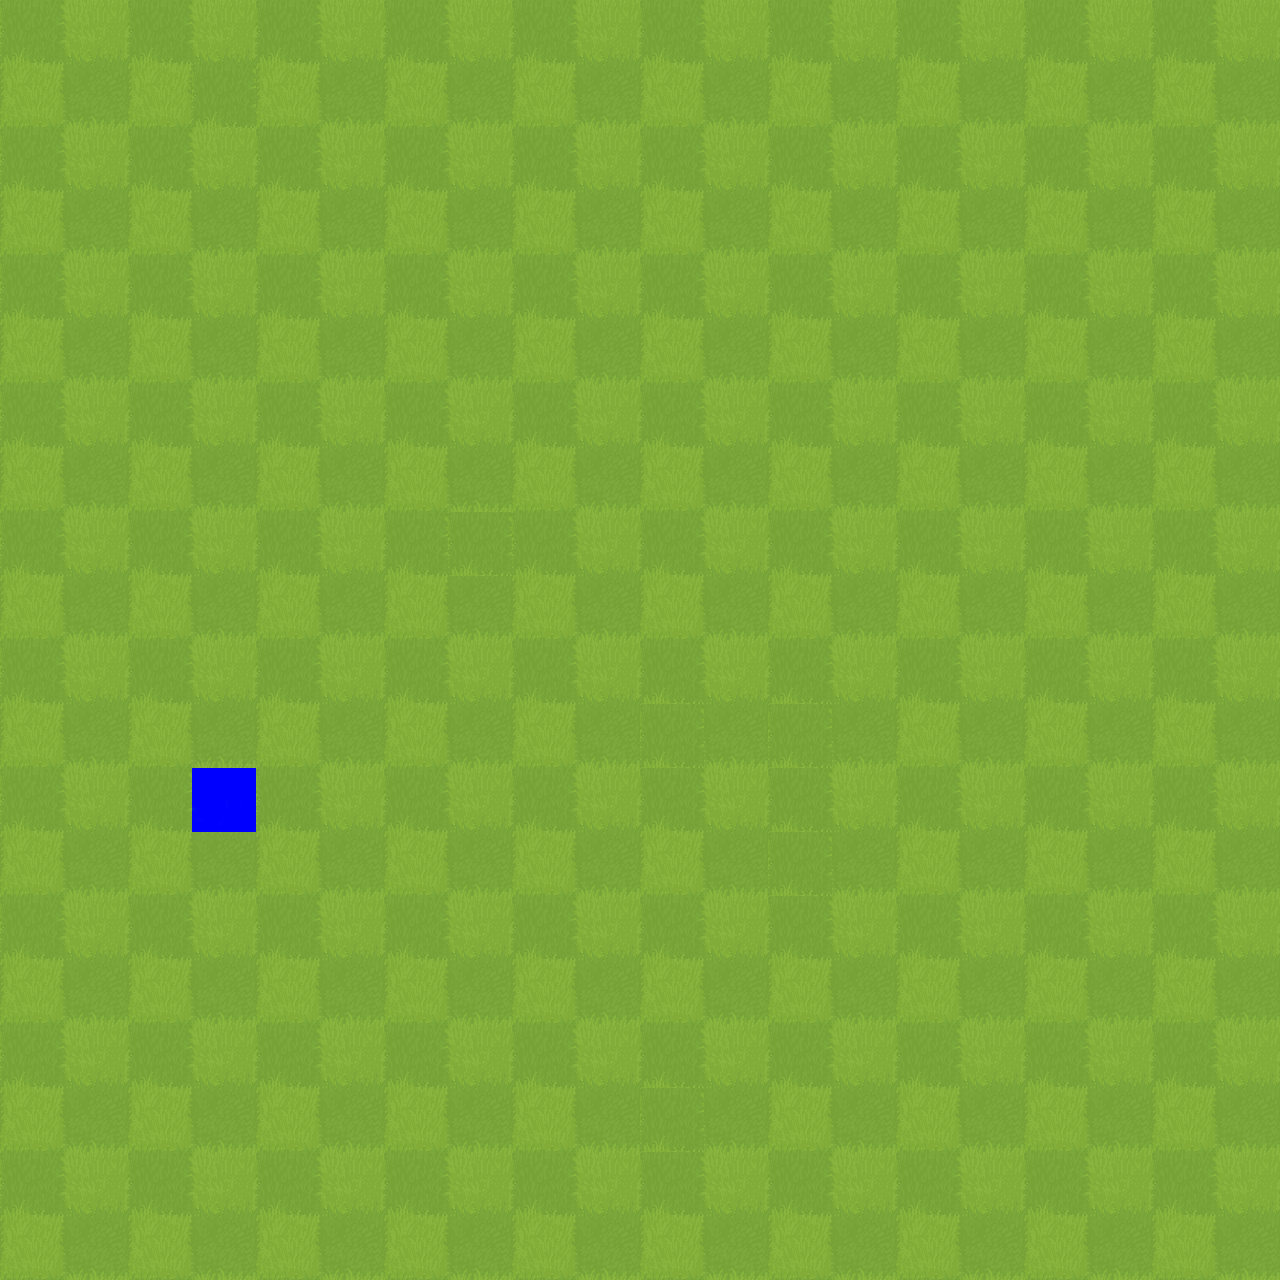

This game map was drawn from its Tiled (.tmx) file and the tilesets committed beside it. A one-line description and the trimmed map source follow:
An orthogonal 20x20 tile map with 64x64 px tiles, 2 tile layers (map, test), 2 tilesets.

<map version="1.0" orientation="orthogonal" renderorder="right-down" width="20" height="20" tilewidth="64" tileheight="64">
 <tileset firstgid="1" name="demoMap_001" tilewidth="64" tileheight="64">
  <image source="demoMap_001.png" width="256" height="256" />
  <terraintypes>
   <terrain name="" tile="-1" />
  </terraintypes>
 </tileset>
 <tileset firstgid="17" name="Go64" tilewidth="64" tileheight="64">
  <image source="Go64.png" width="64" height="64" />
 </tileset>
 <layer name="map" width="20" height="20">
  <properties>
   <property name="path" value="3,1,3,2,3,2,3,3,3,4,3,5,3,6,3,7,3,8,3,9,3,10,3,11,3,12" />
  </properties>
  <data>[400 cells, 400 non-empty, 16 distinct tile ids]</data>
 </layer>
 <layer name="test" width="20" height="20">
  <data>[400 cells, 1 non-empty, 1 distinct tile ids]</data>
 </layer>
</map>
